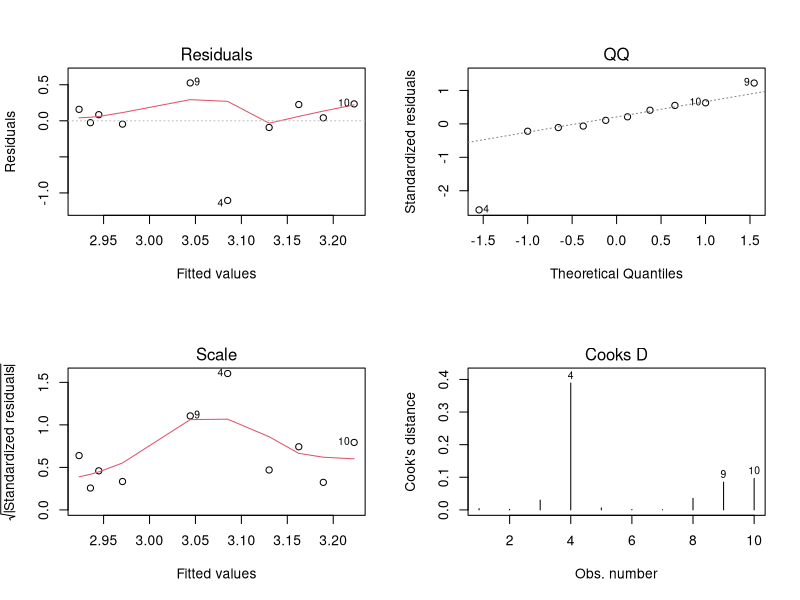

Here is the R script that generated this plot:

x<- runif(10)
y<- 3+ 0.3*x +rnorm(10,0,0.5)

fit<- lm(y~x)

par(mfrow=c(2,2))
plot(fit,which = 1:4,caption = c("Residuals",'QQ','Scale','Cooks D'))

